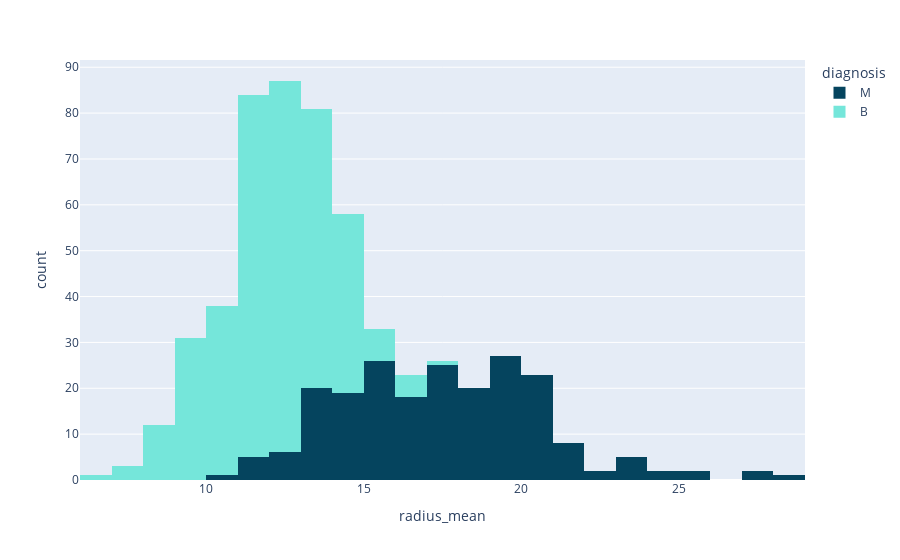

This figure's notebook cell:
### Code cell
px.histogram(data_frame=ds,x='radius_mean',color='diagnosis',color_discrete_sequence=['#05445E','#75E6DA'])

### Figure 1 — Plotly figure (JSON) as saved in the notebook; plotly's stock layout.template omitted (floating-point values rounded to 4 significant figures; data arrays with more than 128 entries replaced by an {"elided": "..."} marker saying what was removed)
{"data": [{"alignmentgroup": "True", "bingroup": "x", "hovertemplate": "diagnosis=M<br>radius_mean=%{x}<br>count=%{y}<extra></extra>", "legendgroup": "M", "marker": {"color": "#05445E", "pattern": {"shape": ""}}, "name": "M", "offsetgroup": "M", "orientation": "v", "showlegend": true, "type": "histogram", "x": {"elided": "212 float values"}, "xaxis": "x", "yaxis": "y"}, {"alignmentgroup": "True", "bingroup": "x", "hovertemplate": "diagnosis=B<br>radius_mean=%{x}<br>count=%{y}<extra></extra>", "legendgroup": "B", "marker": {"color": "#75E6DA", "pattern": {"shape": ""}}, "name": "B", "offsetgroup": "B", "orientation": "v", "showlegend": true, "type": "histogram", "x": {"elided": "357 float values"}, "xaxis": "x", "yaxis": "y"}], "layout": {"autosize": true, "barmode": "relative", "legend": {"title": {"text": "diagnosis"}, "tracegroupgap": 0}, "margin": {"t": 60}, "xaxis": {"anchor": "y", "autorange": true, "domain": [0, 1], "range": [6, 29], "title": {"text": "radius_mean"}, "type": "linear"}, "yaxis": {"anchor": "x", "autorange": true, "domain": [0, 1], "range": [0, 91.58], "title": {"text": "count"}}}}
